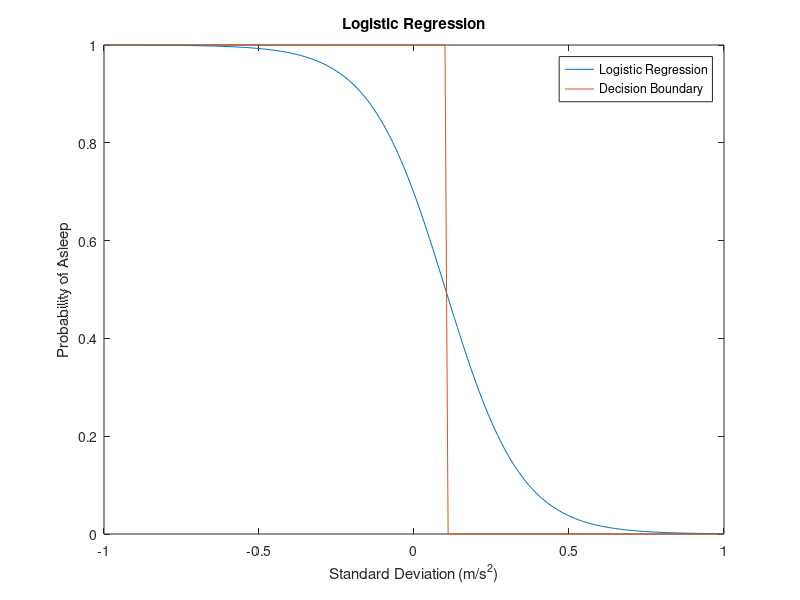

This chart was generated by the following MATLAB code:
coeffs = [-8.1804, -0.8321/-8.1804];
x = -1:0.01:1;
y = sigmf(x,coeffs);
plot(x,y)
y_fitted = zeros(1,length(y));
y_fitted(find(y(:) >= 0.5)) = 1;
y_fitted(find(y(:) < 0.5)) = 0;
[c index] = min(abs(y-0.5))
hold on
plot(x,y_fitted)
title('Logistic Regression')
xlabel('Standard Deviation (m/s^2)')
ylabel('Probability of Asleep')
legend('Logistic Regression','Decision Boundary')

